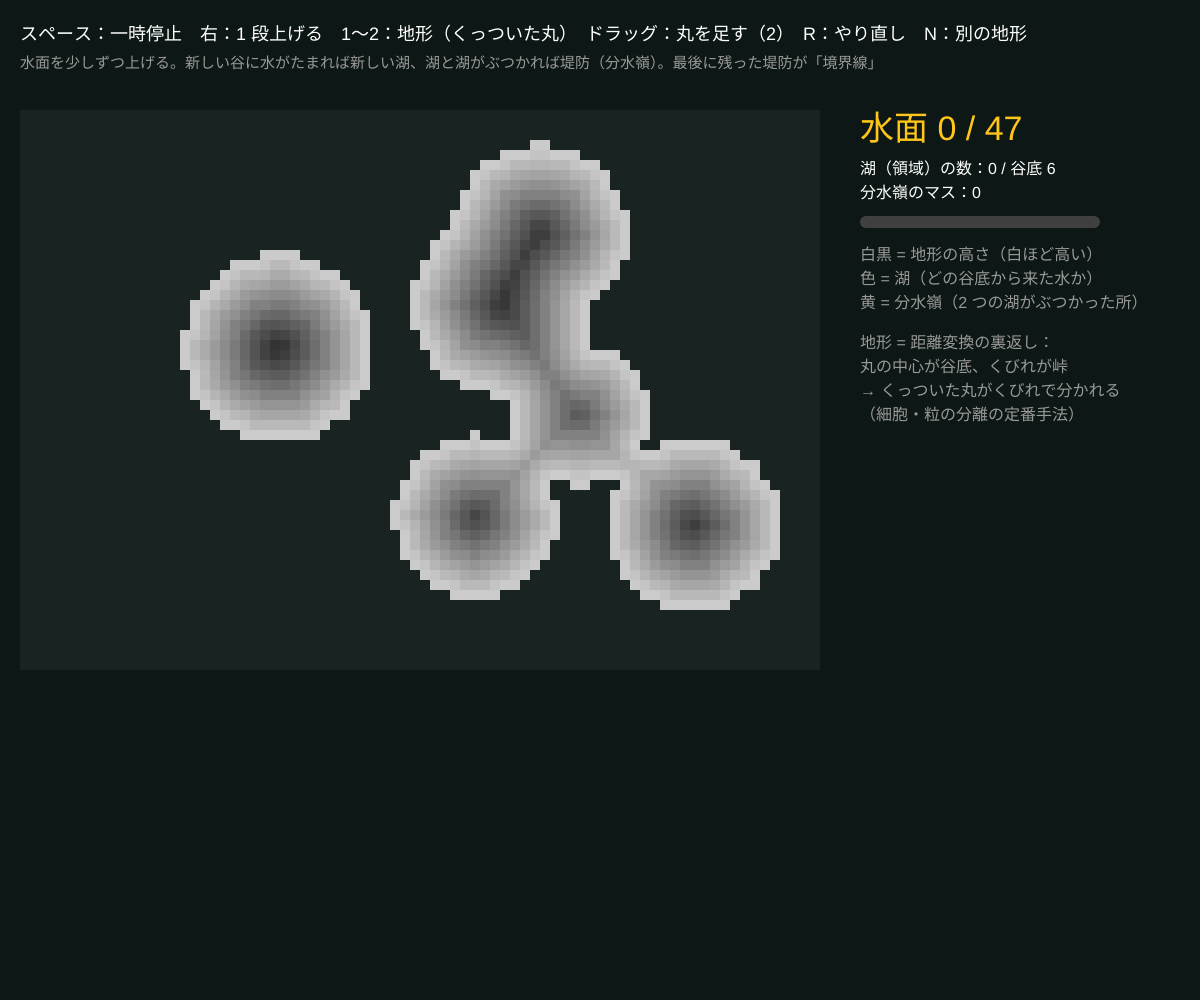
Frame 1 (no input)
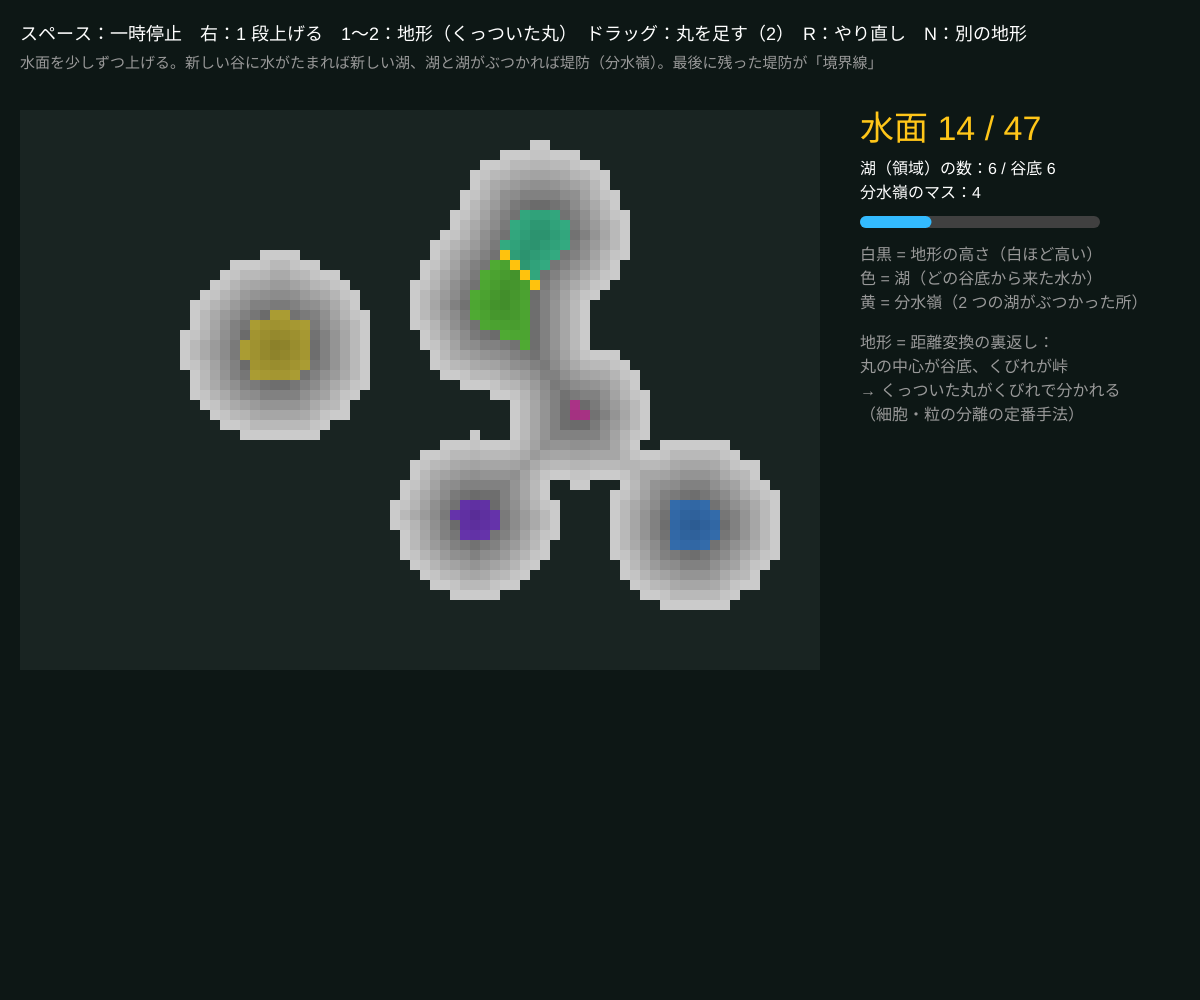
Frame 60 (no input)
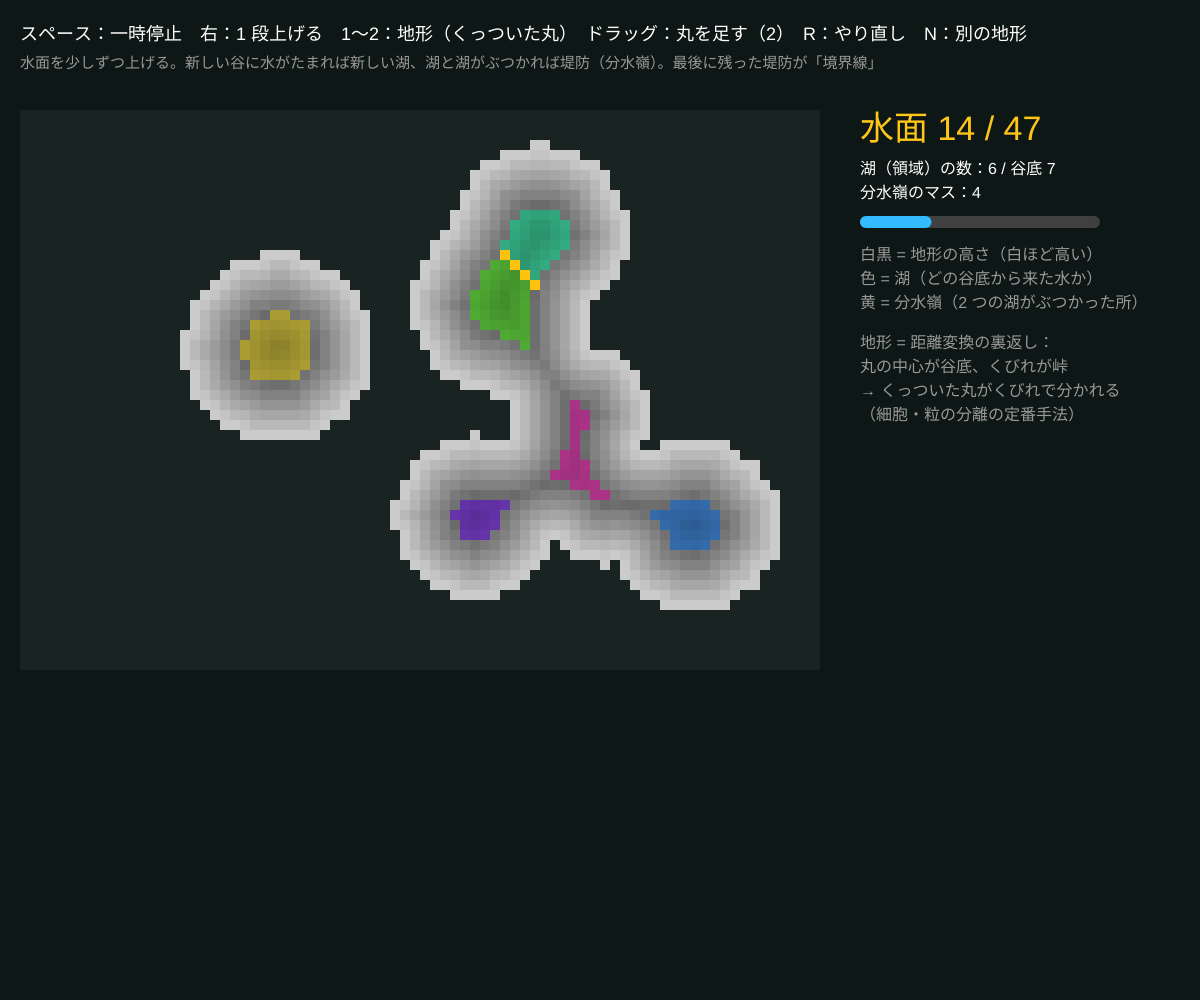
Frame 120 (the mouse pressed at the canvas centre since frame 60)

The p5.js sketch that drew these frames (run headless with seeded random() and noise() and a simulated clock; from frame 60 on, the mouse is pressed at the canvas centre):

// p5.js sketch
// ── sketch.js
// ============================================
// 12 ウォーターシェッド（分水嶺）
// 画像を「地形」とみなし、谷底（極小）から水をためていく。水面が上がって 2 つの湖がぶつかる所に「堤防」を作る = 分水嶺
// くっついた塊は、距離変換を裏返した地形（中心が谷）で分けられる
// スペースで再生／一時停止 / 右で 1 段上げる / 1〜2 で地形（ノイズ・くっついた丸） / ドラッグで丸を足す（2） / R でやり直し
// ============================================

let cols = 80, rows = 56, cell, ox = 20, oy = 110;
let h, labels, blocked, minima = [], buckets = [];
let terrain = 2;    // ★ 1 = ノイズの地形 2 = くっついた丸（距離変換）
let levels = 48;    // ★ 水面の段数
let level = -1, nLabels = 0, playing = true, seed = 1;
let img;            // 地形 2 用の二値画像
let se4 = [[1, 0], [-1, 0], [0, 1], [0, -1]];
let se8 = [[1, 0], [-1, 0], [0, 1], [0, -1], [1, 1], [1, -1], [-1, 1], [-1, -1]];

function setup() {
  createCanvas(windowWidth, windowHeight);
  colorMode(HSB, 360, 100, 100, 100);
  cell = min((width - 400) / cols, (height - 140) / rows);
  makeTerrain();
}

function makeTerrain() {
  h = new Int16Array(cols * rows);
  blocked = new Uint8Array(cols * rows);
  if (terrain === 1) {
    noiseSeed(seed);
    for (let y = 0; y < rows; y++) for (let x = 0; x < cols; x++) h[x + y * cols] = floor(noise(x * 0.06, y * 0.06) * (levels - 1));
  } else {
    randomSeed(seed);
    img = new Uint8Array(cols * rows);
    let c = [];
    for (let n = 0; n < 6; n++) c.push([random(12, cols - 12), random(10, rows - 10), random(7, 12)]);
    for (let y = 0; y < rows; y++) for (let x = 0; x < cols; x++) for (let [cx, cy, r] of c) if (dist(x, y, cx, cy) <= r) img[x + y * cols] = 1;
    terrainFromImage();
    return;
  }
  resetFlood();
}

// ★ 二値画像 → 地形：距離変換を裏返す（中心ほど深い谷）。背景は水が入らない「岩」
function terrainFromImage() {
  let sq = edtSquared((i) => !img[i]);
  let maxD = 1;
  for (let i = 0; i < sq.length; i++) if (img[i]) maxD = max(maxD, Math.sqrt(sq[i]));
  for (let i = 0; i < h.length; i++) {
    blocked[i] = img[i] ? 0 : 1;
    h[i] = img[i] ? floor((1 - Math.sqrt(sq[i]) / maxD) * (levels - 1)) : levels;
  }
  resetFlood();
}

// ★ 谷底（極小）を探す：まわり（8 近傍）に自分より低いマスがない「平らな所」
function findMinima() {
  minima = [];
  let seen = new Uint8Array(cols * rows);
  for (let s0 = 0; s0 < h.length; s0++) {
    if (seen[s0] || blocked[s0]) continue;
    let cells = [s0], stack = [s0], lower = false;
    seen[s0] = 1;
    while (stack.length) {
      let i = stack.pop(), x = i % cols, y = floor(i / cols);
      for (let [dx, dy] of se8) {
        let nx = x + dx, ny = y + dy;
        if (nx < 0 || ny < 0 || nx >= cols || ny >= rows) continue;
        let j = nx + ny * cols;
        if (blocked[j]) continue;
        if (h[j] < h[i]) lower = true;
        else if (h[j] === h[i] && !seen[j]) { seen[j] = 1; stack.push(j); cells.push(j); }
      }
    }
    if (!lower) minima.push({ h: h[s0], cells });
  }
}

function resetFlood() {
  labels = new Int16Array(cols * rows); // 0 = まだ, -1 = 分水嶺, 1〜 = 湖の番号
  level = -1; nLabels = 0;
  buckets = [];
  for (let l = 0; l <= levels; l++) buckets.push([]);
  findMinima();
}

// となりの未処理のマスを「高さの順番待ち」に入れる（水面より低ければ今すぐ）
function pushNeighbors(i) {
  let x = i % cols, y = floor(i / cols);
  for (let [dx, dy] of se4) {
    let nx = x + dx, ny = y + dy;
    if (nx < 0 || ny < 0 || nx >= cols || ny >= rows) continue;
    let j = nx + ny * cols;
    if (!labels[j] && !blocked[j]) buckets[max(h[j], level)].push(j);
  }
}

// ★ 水面を 1 段上げる（Meyer の洪水アルゴリズム：低いマスから順に、となりの湖の色をもらう）
function floodStep() {
  if (level >= levels - 1) return;
  level++;
  // (1) 水面の高さに谷底があれば、新しい湖が生まれる
  for (let m of minima) {
    if (m.h !== level) continue;
    nLabels++;
    for (let i of m.cells) labels[i] = nLabels;
    for (let i of m.cells) pushNeighbors(i);
  }
  // (2) 水面以下のマスを順番に処理：となりが 1 色なら同じ湖、2 色以上なら分水嶺
  let q = buckets[level], head = 0;
  while (head < q.length) {
    let i = q[head++];
    if (labels[i]) continue;
    let x = i % cols, y = floor(i / cols), found = 0, conflict = false, wshed = false;
    for (let [dx, dy] of se4) {
      let nx = x + dx, ny = y + dy;
      if (nx < 0 || ny < 0 || nx >= cols || ny >= rows) continue;
      let l = labels[nx + ny * cols];
      if (l > 0) { if (found && l !== found) conflict = true; found = l; }
      else if (l === -1) wshed = true;
    }
    labels[i] = conflict ? -1 : found ? found : wshed ? -1 : 0;
    if (labels[i]) pushNeighbors(i);
  }
  buckets[level] = [];
}

function draw() {
  background(170, 45, 9);
  if (playing && frameCount % 4 === 0) floodStep();
  noStroke();
  let nWshed = 0;
  for (let i = 0; i < h.length; i++) {
    let x = ox + (i % cols) * cell, y = oy + floor(i / cols) * cell;
    if (blocked[i]) { fill(170, 30, 14); }
    else if (labels[i] === -1) { nWshed++; fill(45, 95, 100); }
    else if (labels[i] > 0) fill((labels[i] * 53) % 360, 70, 55 + (h[i] / levels) * 40);
    else fill(0, 0, 20 + (h[i] / levels) * 70);
    rect(x, y, cell, cell);
  }
  let px = ox + cols * cell + 40, ty = oy + 10;
  fill(45, 90, 100); textSize(34);
  text('水面 ' + max(level, 0) + ' / ' + (levels - 1), px, ty + 20);
  textSize(16); fill(0, 0, 100);
  text('湖（領域）の数：' + nLabels + ' / 谷底 ' + minima.length, px, ty + 54);
  text('分水嶺のマス：' + nWshed, px, ty + 78);
  // 水面のゲージ
  fill(0, 0, 25); rect(px, ty + 96, 240, 12, 6);
  fill(200, 80, 100); rect(px, ty + 96, 240 * (max(level, 0) / (levels - 1)), 12, 6);
  fill(0, 0, 60);
  text('白黒 = 地形の高さ（白ほど高い）', px, ty + 140);
  text('色 = 湖（どの谷底から来た水か）', px, ty + 164);
  text('黄 = 分水嶺（2 つの湖がぶつかった所）', px, ty + 188);
  if (terrain === 2) {
    text('地形 = 距離変換の裏返し：', px, ty + 228);
    text('丸の中心が谷底、くびれが峠', px, ty + 252);
    text('→ くっついた丸がくびれで分かれる', px, ty + 276);
    text('（細胞・粒の分離の定番手法）', px, ty + 300);
  } else {
    text('谷底（極小）1 つにつき湖が 1 つ', px, ty + 228);
    text('ノイズ画像は谷が多く「過分割」になる', px, ty + 252);
    text('→ 実際はマーカー（11）で谷を選ぶ', px, ty + 276);
    text('　または勾配画像（08）を地形にする', px, ty + 300);
  }

  fill(0, 0, 100);
  textSize(18);
  text('スペース：' + (playing ? '一時停止' : '再生') + '　右：1 段上げる　1〜2：地形（' + (terrain === 1 ? 'ノイズ' : 'くっついた丸') + '）　ドラッグ：丸を足す（2）　R：やり直し　N：別の地形', 20, 40);
  fill(0, 0, 60);
  textSize(15);
  text('水面を少しずつ上げる。新しい谷に水がたまれば新しい湖、湖と湖がぶつかれば堤防（分水嶺）。最後に残った堤防が「境界線」', 20, 68);
}

function paint() {
  if (terrain !== 2) return;
  let gx = floor((mouseX - ox) / cell), gy = floor((mouseY - oy) / cell);
  if (gx < 0 || gy < 0 || gx >= cols || gy >= rows) return;
  for (let y = 0; y < rows; y++) for (let x = 0; x < cols; x++) if (dist(x, y, gx, gy) <= 6) img[x + y * cols] = 1; // ★ 足す丸の半径
  terrainFromImage();
}
function mousePressed() { paint(); }
function mouseDragged() { if (frameCount % 4 === 0) paint(); }
function keyPressed() {
  if (key === ' ') playing = !playing;
  if (key === RIGHT_ARROW) { playing = false; floodStep(); }
  if (key === '1' || key === '2') { terrain = int(key); makeTerrain(); }
  if (key === 'r' || key === 'R') resetFlood();
  if (key === 'n' || key === 'N') { seed++; makeTerrain(); }
}

// ---------- やってみよう ----------
// 1. 地形 2 で、丸を 2 つ重ねて描く。分水嶺はくびれの位置に出る？ 重なりが大きいと分かれない？
// 2. 地形 1 で湖の数を数える。ノイズの noise(x*0.06) を 0.12 にすると湖はどうなる？（過分割）
// 3. 08 の勾配画像を地形にしてみる（h = 勾配 × (levels−1)）。物体の輪郭で堤防ができる

// ==================================================
// ここから下は「モルフォロジーの道具」（ユークリッド距離変換）
// （中身は読まなくても OK。消さないでね）
// ==================================================
function edtSquared(isSite) {
  let BIG = 1e9, n = cols * rows;
  let f = new Float64Array(n), g = new Float64Array(n), out = new Float64Array(n);
  for (let i = 0; i < n; i++) f[i] = isSite(i) ? 0 : BIG;
  let col = new Float64Array(rows), tmp = new Float64Array(rows);
  for (let x = 0; x < cols; x++) {
    for (let y = 0; y < rows; y++) col[y] = f[x + y * cols];
    edt1d(col, rows, tmp);
    for (let y = 0; y < rows; y++) g[x + y * cols] = tmp[y];
  }
  let rowv = new Float64Array(cols), tmp2 = new Float64Array(cols);
  for (let y = 0; y < rows; y++) {
    for (let x = 0; x < cols; x++) rowv[x] = g[x + y * cols];
    edt1d(rowv, cols, tmp2);
    for (let x = 0; x < cols; x++) out[x + y * cols] = tmp2[x];
  }
  return out;
}
function edt1d(f, n, d) {
  let v = new Int32Array(n), z = new Float64Array(n + 1);
  let k = 0; v[0] = 0; z[0] = -1e20; z[1] = 1e20;
  for (let q = 1; q < n; q++) {
    let s = ((f[q] + q * q) - (f[v[k]] + v[k] * v[k])) / (2 * q - 2 * v[k]);
    while (s <= z[k]) { k--; s = ((f[q] + q * q) - (f[v[k]] + v[k] * v[k])) / (2 * q - 2 * v[k]); }
    k++; v[k] = q; z[k] = s; z[k + 1] = 1e20;
  }
  k = 0;
  for (let q = 0; q < n; q++) {
    while (z[k + 1] < q) k++;
    d[q] = (q - v[k]) * (q - v[k]) + f[v[k]];
  }
}
